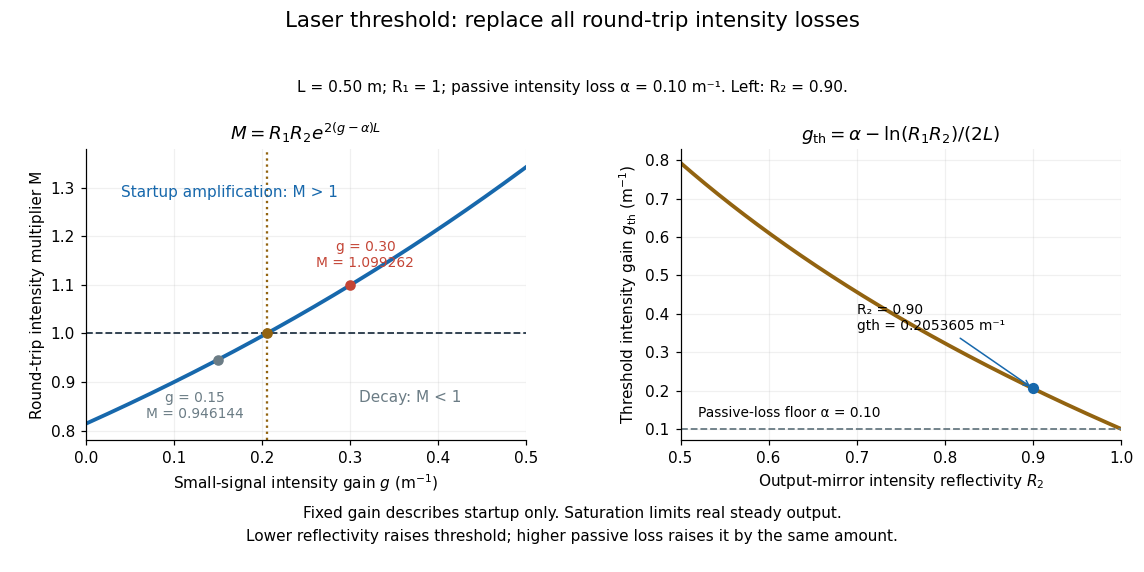

Here is the Python script that generated this plot:
"""Draw laser-round-trip-gain-threshold.png in CWD on opaque white.

Tested with Python 3.14.4, NumPy 2.3.5, Matplotlib 3.10.7.
g and alpha are intensity coefficients per metre; R values are intensity fractions.
"""

from pathlib import Path

import matplotlib

matplotlib.use("Agg")
import matplotlib.pyplot as plt
import numpy as np


def main():
    length, r1, r2, alpha = .50, 1., .90, .10
    threshold = alpha - np.log(r1 * r2) / (2 * length)
    gain = np.linspace(0, .5, 501)
    multiplier = r1 * r2 * np.exp(2 * (gain - alpha) * length)
    plt.rcParams.update({"font.size": 10, "figure.facecolor": "white",
                         "axes.facecolor": "white", "axes.spines.top": False,
                         "axes.spines.right": False})
    fig, (ax, bx) = plt.subplots(1, 2, figsize=(10.4, 5.2), dpi=110)
    fig.subplots_adjust(left=.075, right=.98, top=.74, bottom=.23, wspace=.35)
    ax.plot(gain, multiplier, color="#1768ac", lw=2.5)
    ax.axhline(1, color="#273849", ls="--", lw=1.2)
    ax.axvline(threshold, color="#926310", ls=":", lw=1.5)
    ax.scatter([threshold], [1], color="#926310", zorder=4)
    for g, color, offset in [(.15, "#6b7c85", (-15, -38)),
                              (.30, "#c44536", (10, 12))]:
        value = r1 * r2 * np.exp(2 * (g - alpha) * length)
        ax.scatter([g], [value], color=color, s=35, zorder=4)
        ax.annotate(f"g = {g:.2f}\nM = {value:.6f}", (g, value),
                    xytext=offset, textcoords="offset points", fontsize=9,
                    ha="center", color=color)
    ax.text(.04, 1.28, "Startup amplification: M > 1", color="#1768ac")
    ax.text(.31, .86, "Decay: M < 1", color="#6b7c85")
    ax.set(xlim=(0, .5), ylim=(.78, 1.38),
           xlabel=r"Small-signal intensity gain $g$ ($\mathrm{m}^{-1}$)",
           ylabel="Round-trip intensity multiplier M",
           title=r"$M=R_1R_2 e^{2(g-\alpha)L}$")
    reflectivity = np.linspace(.5, 1, 401)
    thresholds = alpha - np.log(r1 * reflectivity) / (2 * length)
    bx.plot(reflectivity, thresholds, color="#926310", lw=2.5)
    bx.scatter([r2], [threshold], color="#1768ac", s=40, zorder=4)
    bx.annotate(f"R₂ = 0.90\ngth = {threshold:.7f} m⁻¹", (r2, threshold),
                xytext=(-115, 38), textcoords="offset points", fontsize=9,
                arrowprops={"arrowstyle": "->", "color": "#1768ac"})
    bx.axhline(alpha, color="#6b7c85", ls="--", lw=1.2)
    bx.text(.52, .13, "Passive-loss floor α = 0.10", fontsize=9)
    bx.set(xlim=(.5, 1), ylim=(.07, .83),
           xlabel=r"Output-mirror intensity reflectivity $R_2$",
           ylabel=r"Threshold intensity gain $g_{\mathrm{th}}$ ($\mathrm{m}^{-1}$)",
           title=r"$g_{\mathrm{th}}=\alpha-\ln(R_1R_2)/(2L)$")
    for panel in (ax, bx):
        panel.grid(alpha=.18)
    fig.suptitle("Laser threshold: replace all round-trip intensity losses", fontsize=14, y=.98)
    fig.text(.5, .84, "L = 0.50 m; R₁ = 1; passive intensity loss α = 0.10 m⁻¹. Left: R₂ = 0.90.",
             ha="center", fontsize=10)
    fig.text(.5, .055, "Fixed gain describes startup only. Saturation limits real steady output.\n"
             "Lower reflectivity raises threshold; higher passive loss raises it by the same amount.",
             ha="center", fontsize=10, linespacing=1.6)
    fig.savefig(Path.cwd() / "laser-round-trip-gain-threshold.png",
                facecolor="white", transparent=False)
    plt.close(fig)


if __name__ == "__main__":
    main()
